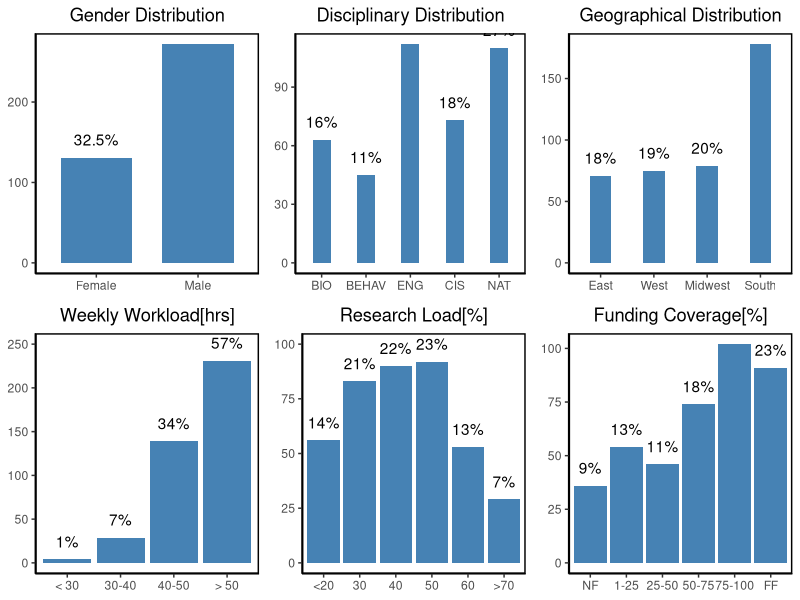
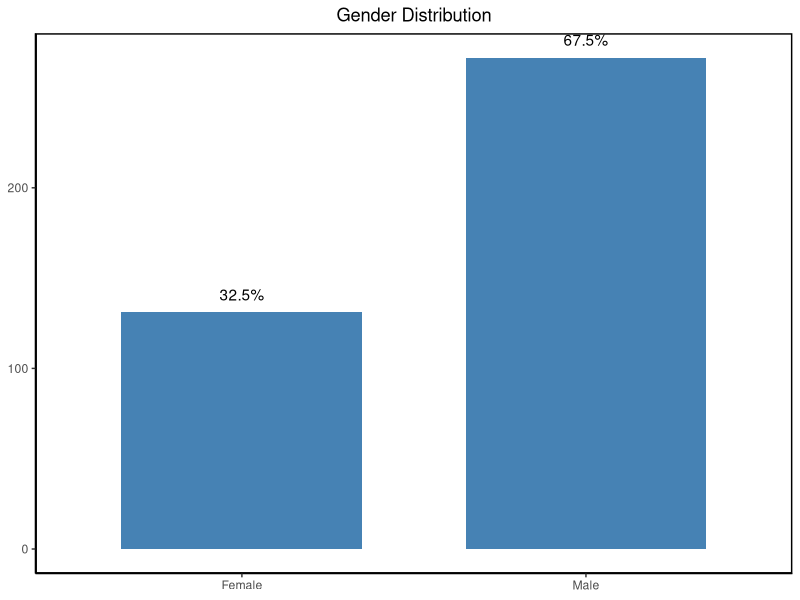
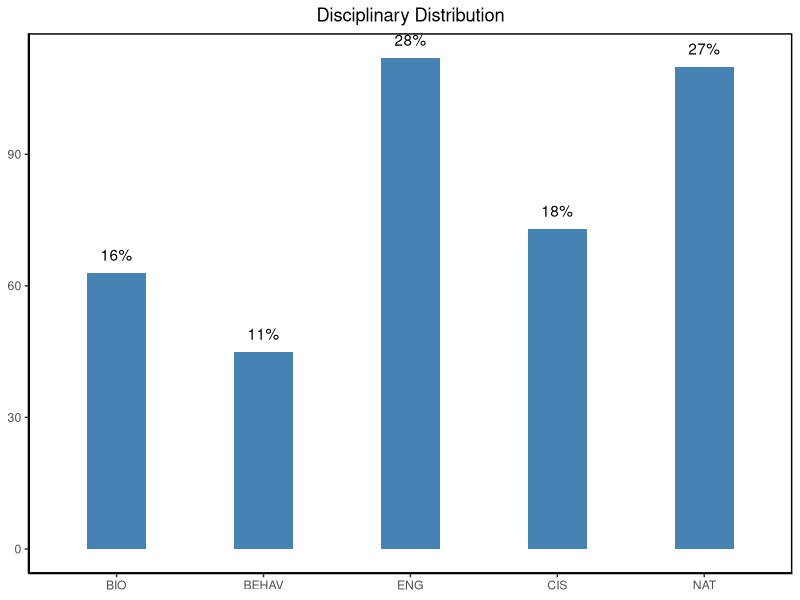
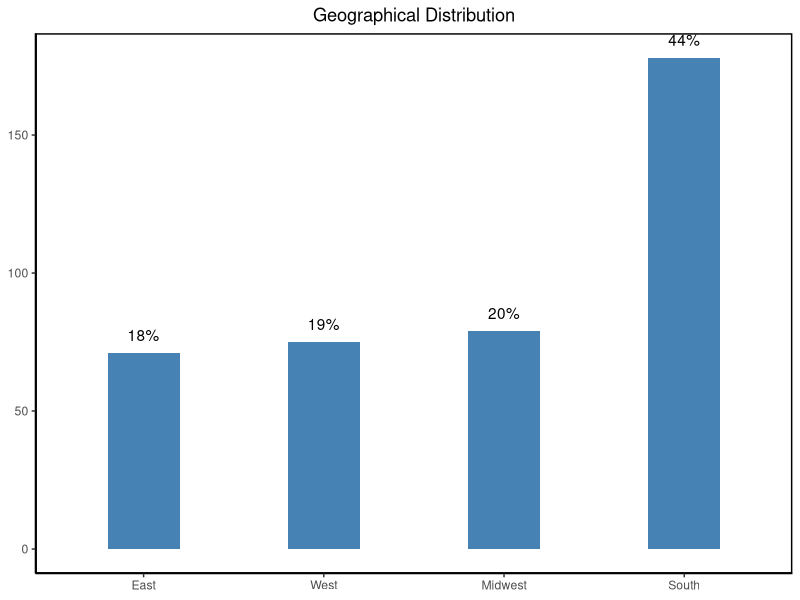
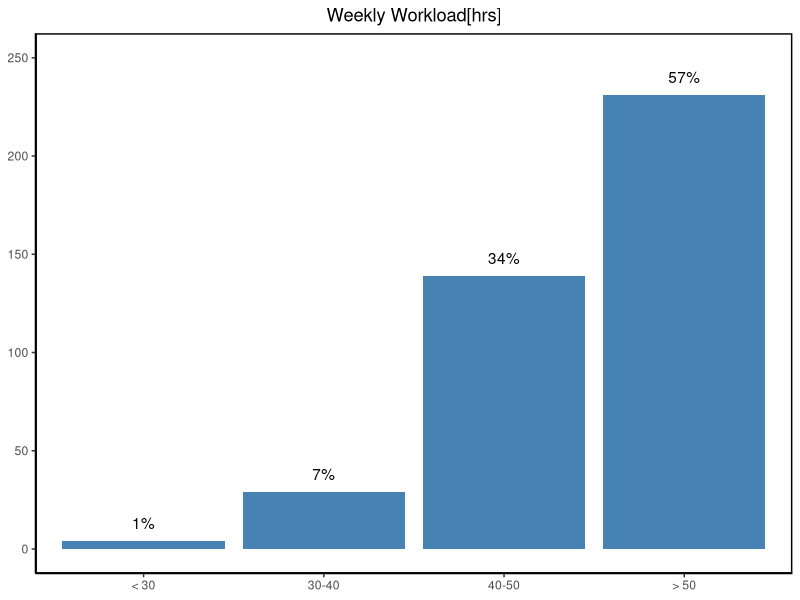
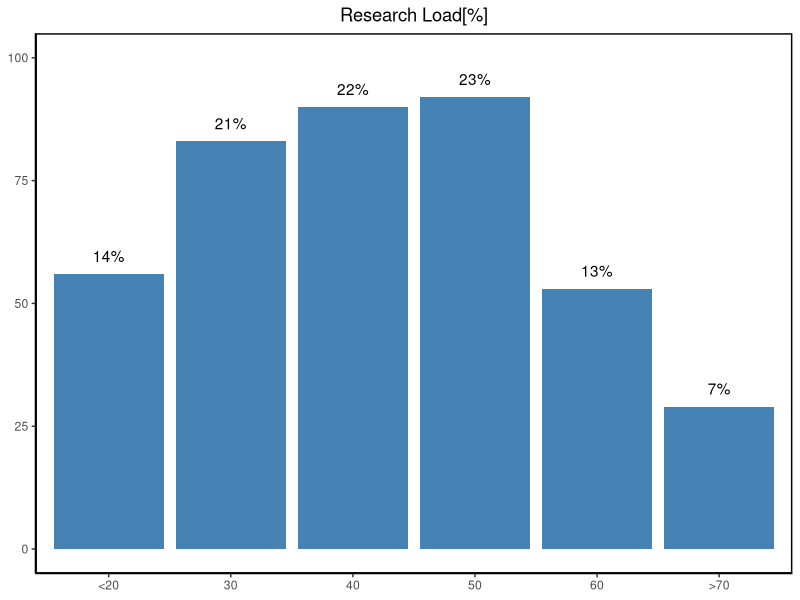
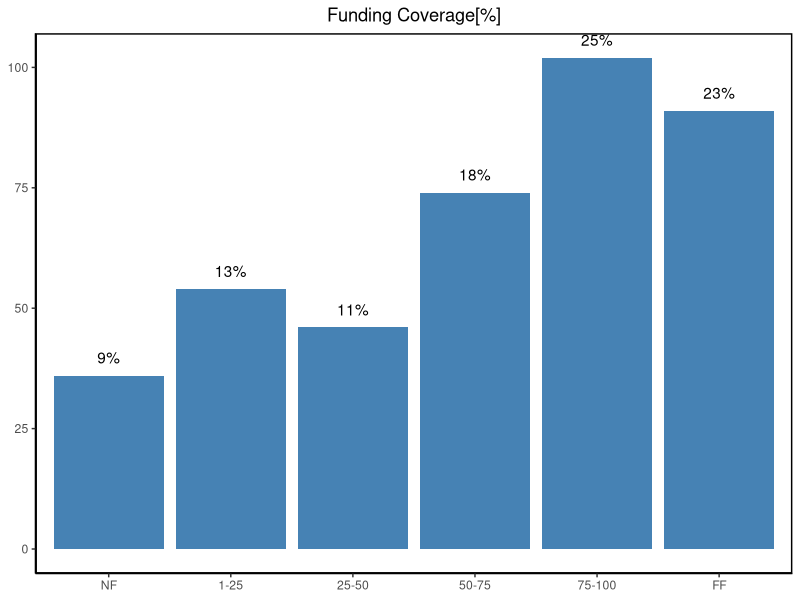
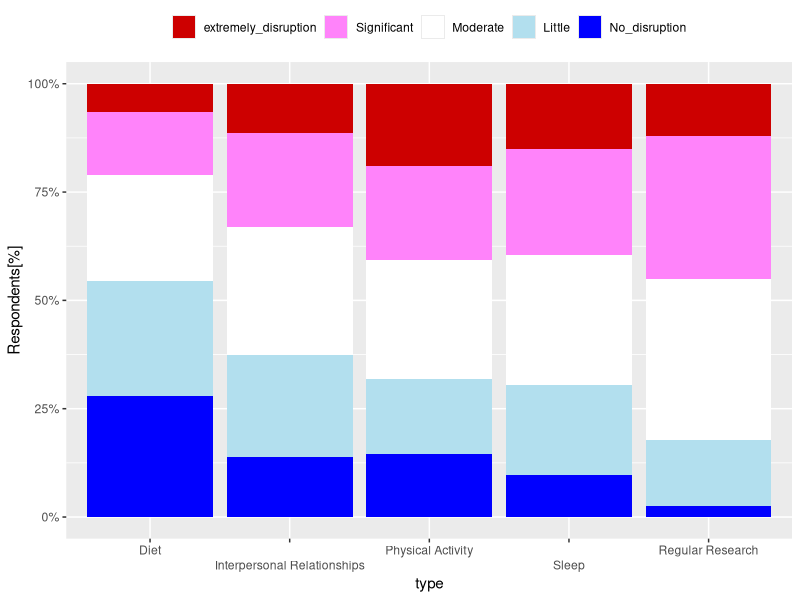

These charts were generated, in order, by the following R code:
## ---- chunk 1
knitr::opts_chunk$set(
	echo = TRUE,
	message = FALSE,
	warning = FALSE
)
## ---- chunk 2
library("dplyr")
library("ggplot2")
library("tidyr")
library("scales")
library("ggpubr")
setwd('C:/Users/mpran/OneDrive/Desktop/UH_Sem2/STAT/Project/')
Original_data<- read.csv("AllData.csv")
names(Original_data)
## ---- chunk 3
nrow(Original_data)
## ---- chunk 4
ncol(Original_data)
## ---- chunk 5

#Weekly workload
Data_wna<-Original_data[!is.na(Original_data$WH),]
total_wna=nrow(Data_wna)
plot1<-ggplot(Data_wna, aes(x=WH))+ggtitle("Weekly Workload[hrs]")+scale_x_discrete(limits=c("< 30","30-40","40-50","> 50"))+
  geom_bar( fill="steelblue")+labs( y= "# of Respondants")+ylim(0, 250)+theme(panel.grid.major = element_blank(),panel.background = element_blank(),axis.line = element_line(colour = "black"),panel.border = element_rect(colour = "black", fill=NA, size=1))+
  geom_text(stat='count', aes(label=after_stat(percent((count/total_wna),accuracy = 1)),vjust=-1 ))+theme(axis.title.x = element_blank(),axis.title.y = element_blank(),plot.title = element_text(hjust = 0.5))



#research Load
Data_wna_rl<-Original_data[!is.na(Original_data$TWR),]
total_wna_rl<-nrow(Data_wna_rl)
Data_wna_rl$Research_load<-ifelse(Data_wna_rl$TWR<= 20,"<20",
                                  ifelse(Data_wna_rl$TWR== 30,"30",
                                         ifelse(Data_wna_rl$TWR== 40,"40",
                                                ifelse(Data_wna_rl$TWR== 50,"50",
                                                       ifelse(Data_wna_rl$TWR== 60,"60",
                                                              ifelse(Data_wna_rl$TWR>=70,">70","N/A"))))))
                

plot2<-ggplot(Data_wna_rl, aes(x=Research_load))+ggtitle("Research Load[%]")+scale_x_discrete(limits=c("<20","30","40","50","60",">70"))+
  geom_bar( fill="steelblue")+ylim(0, 100)+theme(panel.grid.major = element_blank(),panel.background = element_blank(),axis.line = element_line(colour = "black"),panel.border = element_rect(colour = "black", fill=NA, size=1))+
  geom_text(stat='count', aes(label=after_stat(percent((count/total_wna),accuracy = 1)),vjust=-1 ))+theme(axis.title.x = element_blank(),axis.title.y = element_blank(),plot.title = element_text(hjust = 0.5))


#Funding Coverage
Data_wna_FF<-Original_data[!is.na(Original_data$Research_Funded_By_External_Grants),]
total_wna_FF<-nrow(Data_wna_rl)

Data_wna_FF$Funds<-ifelse(Data_wna_FF$Research_Funded_By_External_Grants=="Fully funded","FF",
                          ifelse(Data_wna_FF$Research_Funded_By_External_Grants=="100-75%","75-100",
                            ifelse(Data_wna_FF$Research_Funded_By_External_Grants=="25-1%","1-25",
                                  ifelse (Data_wna_FF$Research_Funded_By_External_Grants=="50-25%","25-50",
                                          ifelse (Data_wna_FF$Research_Funded_By_External_Grants=="75-50%","50-75",
                                                  ifelse (Data_wna_FF$Research_Funded_By_External_Grants=="Not funded","NF","NA"))))))

plot3<-ggplot(Data_wna_rl, aes(x=Data_wna_FF$Funds))+ggtitle("Funding Coverage[%]")+scale_x_discrete(limits=c("NF","1-25","25-50","50-75","75-100","FF"))+
  geom_bar( fill="steelblue")+theme(panel.grid.major = element_blank(),panel.background = element_blank(),axis.line = element_line(colour = "black"),panel.border = element_rect(colour = "black", fill=NA, size=1))+
  geom_text(stat='count', aes(label=after_stat(percent((count/total_wna_FF),accuracy = 1)),vjust=-1 ))+theme(axis.title.x = element_blank(),axis.title.y = element_blank(),plot.title = element_text(hjust = 0.5))



#Gender Distribution
Data_wna_Gender<-Original_data[!is.na(Original_data$Gender),]
total_wna_FF<-nrow(Data_wna_Gender)

plot4<-ggplot(Data_wna_Gender, aes(x=Gender))+ggtitle("Gender Distribution")+scale_x_discrete(limits=c("Female","Male"))+
  geom_bar( fill="steelblue",width=0.7)+labs( y= "# of Respondants")+theme(panel.grid.major = element_blank(),panel.background = element_blank(),axis.line = element_line(colour = "black"),panel.border = element_rect(colour = "black", fill=NA, size=1))+
  geom_text(stat='count', aes(label=after_stat(percent((count/total_wna_FF),accuracy = 0.5)),vjust=-1 ))+theme(axis.title.x = element_blank(),axis.title.y = element_blank(),plot.title = element_text(hjust = 0.5))


#Disciplinary Distribution
Data_wna_DD<-Original_data

Data_wna_DD$Disciplinary_Distribution <- with(Data_wna_DD, if_else((Data_wna_DD$Department %in% c("Applied Math","Environmental Studies", "Oceanography", "Chemistry", "Chemistry and Biochemistry","Mathematics","Physics", "Geosciences" )) | (Data_wna_DD$Department_Other %in% c("Applied Math","Environmental Studies", "Chemistry and Biochemistry", "Oceanography",  "Chemistry", "Physics", "Geosciences", "Mathematics") ) , "NAT" ,
                                                             if_else((Data_wna_DD$Department %in% c("Informatics", "Information", "Information and Logistics Technology", "Information Science", "Computer Science", "Scientific Computing")) | (Data_wna_DD$Department_Other %in% c("Informatics", "Information", "Information and Logistics Technology", "Information Science", "Computer Science", "Scientific Computing")) , "CIS" ,
                                                                     ifelse((Data_wna_DD$Department  %in% c("Engineering" ,"Learning Sciences"," Management","Operations Research", "Technology", "Statistical Sciences", "Engineering"))| (Data_wna_DD$Department_Other %in% c("Engineering" ,"Learning Sciences"," Management", "Statistical Sciences","Operations Research", "Technology", "Engineering")),"ENG",                                                                         
                                                                            if_else((Data_wna_DD$Department %in% c("Health", "Health and Human Performance", "HHP", "Neurobiology", "Optometry",  "Neuroscience","Pharmacological and Pharmaceutical Sciences", "Pharmacy", "Vision Science", "Biology", "Medicine", "Pharmacy" ))| (Data_wna_DD$Department_Other %in% c("Health", "Health and Human Performance", "HHP", "Neurobiology", "Neuroscience", "Optometry", "Pharmacological and Pharmaceutical Sciences", "Pharmacy", "Vision Science", "Biology", "Medicine", "Pharmacy")) , "BIO" ,"BEHAV" ))) ))

total_co<-nrow(Data_wna_DD$Disciplinary_Distribution)
plot5<-ggplot(Data_wna_DD, aes(x=Disciplinary_Distribution ))+ggtitle("Disciplinary Distribution")+scale_x_discrete(limits=c("BIO","BEHAV","ENG","CIS","NAT"))+
  geom_bar( fill="steelblue",width=0.4)+theme(panel.grid.major = element_blank(),panel.background = element_blank(),axis.line = element_line(colour = "black"),panel.border = element_rect(colour = "black", fill=NA, size=1))+
  geom_text(stat='count', aes(label=after_stat(percent((count/total_wna_FF),accuracy = 1)),vjust=-1 ))+theme(axis.title.x = element_blank(),axis.title.y = element_blank(),plot.title = element_text(hjust = 0.5))



#Geographical Distribution
Data_wna_gep<-Original_data[!is.na(Original_data$State),]
total_wna_gep=nrow(Data_wna_gep)
Data_wna_gep$geo <- with(Data_wna_gep,ifelse(Data_wna_gep$State %in% c("Connecticut", "Maryland", "Massachusetts", "New Jersey", "New York", "Pennsylvania","Virginia","North Carolina") ,"East",
                                     ifelse(Data_wna_gep$State %in% c("Illinois", "Michigan", "Minnesota", "Ohio"," Wisconsin"),"Midwest",
                                            ifelse(Data_wna_gep$State %in% c("Arizona", "California", "Colorado", "Nevada", "New Mexico", "Oregon", "Utah"),"West",
                                                   "South"))))

plot6<-ggplot(Data_wna_gep, aes(x=geo))+ggtitle("Geographical Distribution")+scale_x_discrete(limits=c("East","West","Midwest","South"))+
  geom_bar( fill="steelblue",width=0.4)+theme(panel.grid.major = element_blank(),panel.background = element_blank(),axis.line = element_line(colour = "black"),panel.border = element_rect(colour = "black", fill=NA, size=1))+
  geom_text(stat='count', aes(label=after_stat(percent((count/total_wna_gep),accuracy = 1)),vjust=-1 ))+theme(axis.title.x = element_blank(),axis.title.y = element_blank(),plot.title = element_text(hjust = 0.5))

## ---- chunk 6
test=ggarrange(plot4,plot5,plot6,plot1,plot2,plot3,
               ncol=3,
               nrow=2)
test
## ---- chunk 7
plot4
## ---- chunk 8
plot5
## ---- chunk 9
plot6
## ---- chunk 10
plot1
## ---- chunk 11
plot2
## ---- chunk 12
plot3
## ---- chunk 13
New_data<-data.frame(
  type=c("Regular Research","Sleep","Diet","Physical Activity","Interpersonal Relationships"),
  No_disruption=c(as.integer(count(filter(Original_data,P_Disrupted_Research==1)))
                             ,as.integer(count(filter(Original_data,P_Disrupted_Sleep==1)))
                             ,as.integer(count(filter(Original_data,P_Disrupted_Diet==1)))
                             ,as.integer(count(filter(Original_data,P_Disrupted_PA==1)))
                             ,as.integer(count(filter(Original_data,P_Disrupted_IR==1)))),
  Little=c(as.integer(count(filter(Original_data,P_Disrupted_Research==2)))
           ,as.integer(count(filter(Original_data,P_Disrupted_Sleep==2)))
           ,as.integer(count(filter(Original_data,P_Disrupted_Diet==2)))
           ,as.integer(count(filter(Original_data,P_Disrupted_PA==2)))
           ,as.integer(count(filter(Original_data,P_Disrupted_IR==2)))),
  Moderate=c(as.integer(count(filter(Original_data,P_Disrupted_Research==3)))
             ,as.integer(count(filter(Original_data,P_Disrupted_Sleep==3)))
             ,as.integer(count(filter(Original_data,P_Disrupted_Diet==3)))
             ,as.integer(count(filter(Original_data,P_Disrupted_PA==3)))
             ,as.integer(count(filter(Original_data,P_Disrupted_IR==3)))),
  Significant=c(as.integer(count(filter(Original_data,P_Disrupted_Research==4)))
                ,as.integer(count(filter(Original_data,P_Disrupted_Sleep==4)))
                ,as.integer(count(filter(Original_data,P_Disrupted_Diet==4)))
                ,as.integer(count(filter(Original_data,P_Disrupted_PA==4)))
                ,as.integer(count(filter(Original_data,P_Disrupted_IR==4)))),
  extremely_disruption=c(as.integer(count(filter(Original_data,P_Disrupted_Research==5)))
                         ,as.integer(count(filter(Original_data,P_Disrupted_Sleep==5)))
                         ,as.integer(count(filter(Original_data,P_Disrupted_Diet==5)))
                         ,as.integer(count(filter(Original_data,P_Disrupted_PA==5)))
                         ,as.integer(count(filter(Original_data,P_Disrupted_IR==5))))
  
)


data_long <- gather(New_data, condition, measurement, No_disruption:extremely_disruption, factor_key=TRUE)
plot_s1<-ggplot(data_long,aes(fill=forcats::fct_rev(condition),x=type,y=measurement))+scale_fill_manual(values = c("red3","orchid1","white","lightblue2","blue"))+scale_x_discrete(limits=c("Diet","Interpersonal Relationships","Physical Activity","Sleep","Regular Research"),guide = guide_axis(n.dodge=2))+ theme(legend.position="top",legend.title = element_blank())+
geom_bar(stat="identity",position="fill")+scale_y_continuous(labels = scales::percent)+labs(y = "Respondents[%]")
plot_s1
